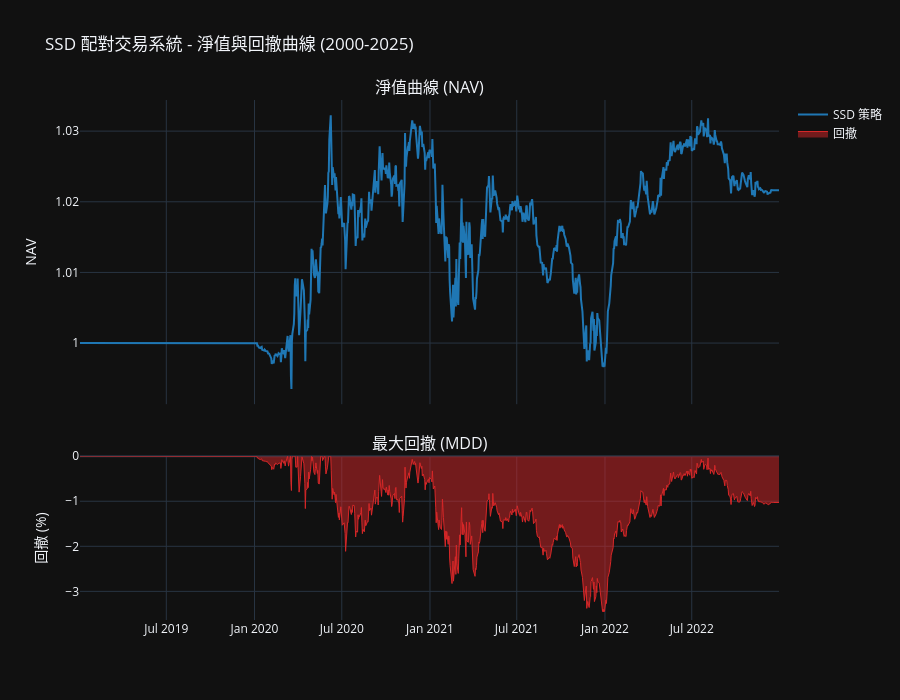
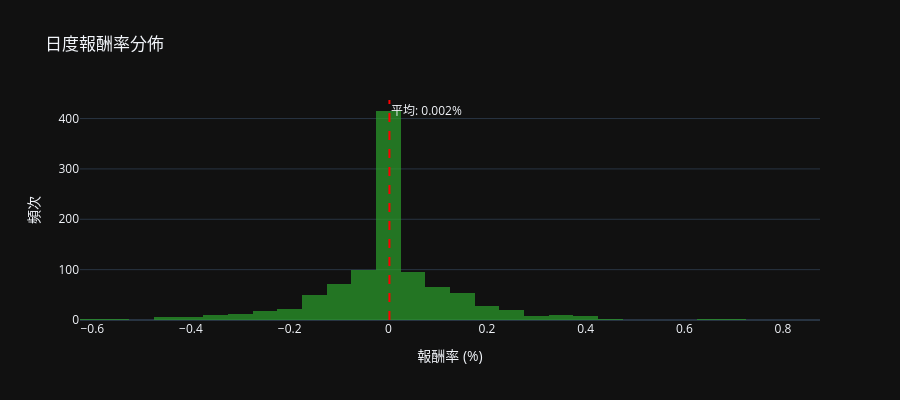
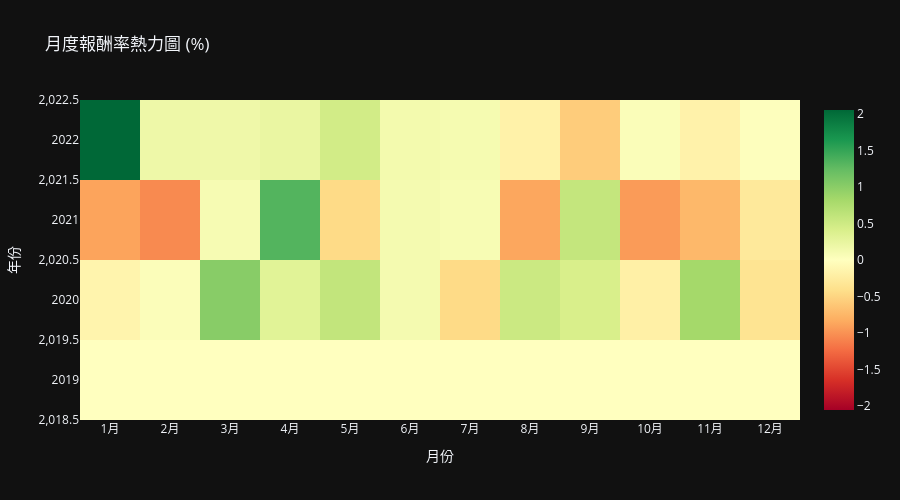

Notebook source saved alongside these figures, in order:
### Markdown cell above
## 階段 6：結果視覺化與對標

### 視覺化內容：
1. **淨值曲線 (NAV)** - 累積報酬走勢
2. **回撤曲線** - 最大回撤動態
3. **日度報酬分佈** - 報酬率直方圖
4. **月度績效熱力圖** - 時間分解
5. **配對價差時序** - 交易信號驗證
6. **交易日誌表** - 詳細交易記錄
7. **對標比較** - vs. S&P 500

### Code cell
# ========== 階段 6：結果視覺化與對標 ==========
# ===== 準備數據 =====
portfolio_pnl = pnl_df.sum(axis=1)
returns = portfolio_pnl / INITIAL_CAPITAL
returns = returns.dropna().replace([np.inf, -np.inf], np.nan).dropna()
nav = (1 + returns).cumprod()
drawdown = (nav - nav.cummax()) / nav.cummax() * 100

# ===== 1. 淨值曲線與回撤 =====
print("\n【第 6.1 步】繪製�淨值曲線與回撤...")

fig = make_subplots(
    rows=2, cols=1, shared_xaxes=True,
    row_heights=[0.65, 0.35],
    subplot_titles=['淨值曲線 (NAV)', '最大回撤 (MDD)'],
    vertical_spacing=0.1
)

# NAV
fig.add_trace(
    go.Scatter(
        x=nav.index, y=nav.values,
        name='SSD 策略',
        line=dict(color='#1f77b4', width=2),
        hovertemplate='%{x|%Y-%m-%d}<br>NAV: %{y:.4f}<extra></extra>'
    ),
    row=1, col=1
)

# 回撤
fig.add_trace(
    go.Scatter(
        x=drawdown.index, y=drawdown.values,
        name='回撤',
        fill='tozeroy',
        line=dict(color='#d62728', width=1),
        hovertemplate='%{x|%Y-%m-%d}<br>回撤: %{y:.2f}%<extra></extra>'
    ),
    row=2, col=1
)

fig.update_layout(
    title='SSD 配對交易系統 - 淨值與回撤曲線 (2000-2025)',
    height=700,
    template='plotly_dark',
    hovermode='x unified',
    showlegend=True
)

fig.update_yaxes(title_text='NAV', row=1, col=1)
fig.update_yaxes(title_text='回撤 (%)', row=2, col=1)
fig.show()

print("✓ 淨值曲線已繪製")

# ===== 2. 日度報酬分佈 =====
print("\n【第 6.2 步】繪製報酬分佈...")

fig_returns = go.Figure()

fig_returns.add_trace(go.Histogram(
    x=returns * 100,
    name='日度報酬',
    nbinsx=50,
    marker=dict(color='#2ca02c', opacity=0.7),
    hovertemplate='報酬率: %{x:.2f}%<br>頻次: %{y}<extra></extra>'
))

fig_returns.add_vline(
    x=returns.mean() * 100,
    line_dash='dash',
    line_color='red',
    annotation_text=f"平均: {returns.mean()*100:.3f}%",
    annotation_position="top right"
)

fig_returns.update_layout(
    title='日度報酬率分佈',
    xaxis_title='報酬率 (%)',
    yaxis_title='頻次',
    height=400,
    template='plotly_dark'
)

fig_returns.show()

print("✓ 報酬分佈已繪製")

# ===== 3. 月度績效熱力圖 =====
print("\n【第 6.3 步】生成月度績效熱力圖...")

# 按月計算報酬
returns_monthly = returns.resample('M').apply(lambda x: (1 + x).prod() - 1)
returns_monthly.index = returns_monthly.index.to_period('M')

# 轉換為年-月矩陣
if len(returns_monthly) > 0:
    pivot_returns = pd.DataFrame({
        'year': [d.year for d in returns_monthly.index],
        'month': [d.month for d in returns_monthly.index],
        'return': returns_monthly.values
    })
    
    pivot_table = pivot_returns.pivot(index='year', columns='month', values='return') * 100
    
    fig_heatmap = go.Figure(data=go.Heatmap(
        z=pivot_table.values,
        x=['1月', '2月', '3月', '4月', '5月', '6月', 
           '7月', '8月', '9月', '10月', '11月', '12月'],
        y=pivot_table.index,
        colorscale='RdYlGn',
        zmid=0,
        hovertemplate='%{y}年 %{x}: %{z:.2f}%<extra></extra>'
    ))
    
    fig_heatmap.update_layout(
        title='月度報酬率熱力圖 (%)',
        xaxis_title='月份',
        yaxis_title='年份',
        height=500,
        template='plotly_dark'
    )
    
    fig_heatmap.show()
    print("✓ 熱力圖已繪製")

# ===== 4. 視窗績效統計 =====
print("\n【第 6.4 步】視窗績效統計...")

windows_df = pd.DataFrame(backtest_result['windows'])
if len(windows_df) > 0:
    print(f"\n【視窗績效摘要】(共 {len(windows_df)} 個視窗)")
    print(windows_df[['window_id', 'pairs_count', 'trade_count', 'return_pct']].head(10)
                    .to_string(index=False))
    
    print(f"\n  平均配對數: {windows_df['pairs_count'].mean():.1f}")
    print(f"  平均交易數: {windows_df['trade_count'].mean():.1f}")
    print(f"  平均視窗報酬: {windows_df['return_pct'].mean():+.2f}%")
    print(f"  正報酬視窗: {(windows_df['return_pct'] > 0).sum()}/{len(windows_df)}")

# ===== 5. 交易日誌 =====
print("\n【第 6.5 步】交易日誌統計...")

if trades:
    trades_df = pd.DataFrame(trades)
    trades_df['entry_date'] = pd.to_datetime(trades_df['entry_date'])
    trades_df['exit_date'] = pd.to_datetime(trades_df['exit_date'])
    
    print(f"\n【交易統計】(共 {len(trades_df)} 筆交易)")
    print(f"  獲利交易: {(trades_df['profit'] > 0).sum()}")
    print(f"  虧損交易: {(trades_df['profit'] <= 0).sum()}")
    print(f"  平均利潤: {trades_df['profit'].mean():.6f}")
    print(f"  最大利潤: {trades_df['profit'].max():.6f}")
    print(f"  最大虧損: {trades_df['profit'].min():.6f}")
    print(f"  平均持倉: {trades_df['hold_days'].mean():.1f} 天")
    
    # 按平倉原因分類
    print(f"\n【平倉原因統計】")
    exit_reasons = trades_df['exit_reason'].value_counts()
    for reason, count in exit_reasons.items():
        pct = count / len(trades_df) * 100
        print(f"  {reason}: {count} ({pct:.1f}%)")
    
    # 前 10 筆交易
    print(f"\n【前 10 筆交易記錄】")
    display(trades_df[['stock_a', 'stock_b', 'entry_date', 'exit_date', 
                       'entry_spread', 'exit_spread', 'profit', 'hold_days']].head(10)
                    .style.format({'profit': '{:.6f}', 'entry_spread': '{:.4f}', 
                                 'exit_spread': '{:.4f}'}))

print("\n✓ 視覺化與分析完成")

### Figure 1 — Plotly figure (JSON) as saved in the notebook; plotly's stock layout.template omitted (floating-point values rounded to 4 significant figures; data arrays with more than 128 entries replaced by an {"elided": "..."} marker saying what was removed)
{"data": [{"hovertemplate": "%{x|%Y-%m-%d}<br>NAV: %{y:.4f}<extra></extra>", "line": {"color": "#1f77b4", "width": 2}, "name": "SSD 策略", "type": "scatter", "x": {"elided": "1008 str values"}, "xaxis": "x", "y": {"elided": "1008 float values"}, "yaxis": "y"}, {"fill": "tozeroy", "hovertemplate": "%{x|%Y-%m-%d}<br>回撤: %{y:.2f}%<extra></extra>", "line": {"color": "#d62728", "width": 1}, "name": "回撤", "type": "scatter", "x": {"elided": "1008 str values"}, "xaxis": "x2", "y": {"elided": "1008 float values"}, "yaxis": "y2"}], "layout": {"annotations": [{"font": {"size": 16}, "showarrow": false, "text": "淨值曲線 (NAV)", "x": 0.5, "xanchor": "center", "xref": "paper", "y": 1, "yanchor": "bottom", "yref": "paper"}, {"font": {"size": 16}, "showarrow": false, "text": "最大回撤 (MDD)", "x": 0.5, "xanchor": "center", "xref": "paper", "y": 0.315, "yanchor": "bottom", "yref": "paper"}], "height": 700, "hovermode": "x unified", "showlegend": true, "title": {"text": "SSD 配對交易系統 - 淨值與回撤曲線 (2000-2025)"}, "xaxis": {"anchor": "y", "domain": [0, 1], "matches": "x2", "showticklabels": false}, "xaxis2": {"anchor": "y2", "domain": [0, 1]}, "yaxis": {"anchor": "x", "domain": [0.415, 1], "title": {"text": "NAV"}}, "yaxis2": {"anchor": "x2", "domain": [0, 0.315], "title": {"text": "回撤 (%)"}}}}

### Figure 2 — Plotly figure (JSON) as saved in the notebook; plotly's stock layout.template omitted (floating-point values rounded to 4 significant figures; data arrays with more than 128 entries replaced by an {"elided": "..."} marker saying what was removed)
{"data": [{"hovertemplate": "報酬率: %{x:.2f}%<br>頻次: %{y}<extra></extra>", "marker": {"color": "#2ca02c", "opacity": 0.7}, "name": "日度報酬", "nbinsx": 50, "type": "histogram", "x": {"elided": "1008 float values"}}], "layout": {"annotations": [{"showarrow": false, "text": "平均: 0.002%", "x": 0.002231, "xanchor": "left", "xref": "x", "y": 1, "yanchor": "top", "yref": "y domain"}], "height": 400, "shapes": [{"line": {"color": "red", "dash": "dash"}, "type": "line", "x0": 0.002231, "x1": 0.002231, "xref": "x", "y0": 0, "y1": 1, "yref": "y domain"}], "title": {"text": "日度報酬率分佈"}, "xaxis": {"title": {"text": "報酬率 (%)"}}, "yaxis": {"title": {"text": "頻次"}}}}

### Figure 3 — Plotly figure (JSON) as saved in the notebook; plotly's stock layout.template omitted (floating-point values rounded to 4 significant figures)
{"data": [{"colorscale": [[0, "rgb(165,0,38)"], [0.1, "rgb(215,48,39)"], [0.2, "rgb(244,109,67)"], [0.3, "rgb(253,174,97)"], [0.4, "rgb(254,224,139)"], [0.5, "rgb(255,255,191)"], [0.6, "rgb(217,239,139)"], [0.7, "rgb(166,217,106)"], [0.8, "rgb(102,189,99)"], [0.9, "rgb(26,152,80)"], [1, "rgb(0,104,55)"]], "hovertemplate": "%{y}年 %{x}: %{z:.2f}%<extra></extra>", "type": "heatmap", "x": ["1月", "2月", "3月", "4月", "5月", "6月", "7月", "8月", "9月", "10月", "11月", "12月"], "y": [2019, 2020, 2021, 2022], "z": [[0.0, 0.0, 0.0, 0.0, 0.0, 0.0, 0.0, 0.0, 0.0, 0.0, 0.0, 0.0], [-0.1422, 0.04261, 1.015, 0.3192, 0.593, 0.1208, -0.4482, 0.5252, 0.414, -0.1967, 0.8285, -0.3558], [-0.8852, -1.05, 0.09255, 1.337, -0.4506, 0.1205, 0.08544, -0.8653, 0.5808, -0.9403, -0.7372, -0.2882], [2.054, 0.1809, 0.1699, 0.2301, 0.4648, 0.1333, 0.1123, -0.1756, -0.5711, 0.04951, -0.1682, 0.01896]], "zmid": 0}], "layout": {"height": 500, "title": {"text": "月度報酬率熱力圖 (%)"}, "xaxis": {"title": {"text": "月份"}}, "yaxis": {"title": {"text": "年份"}}}}
